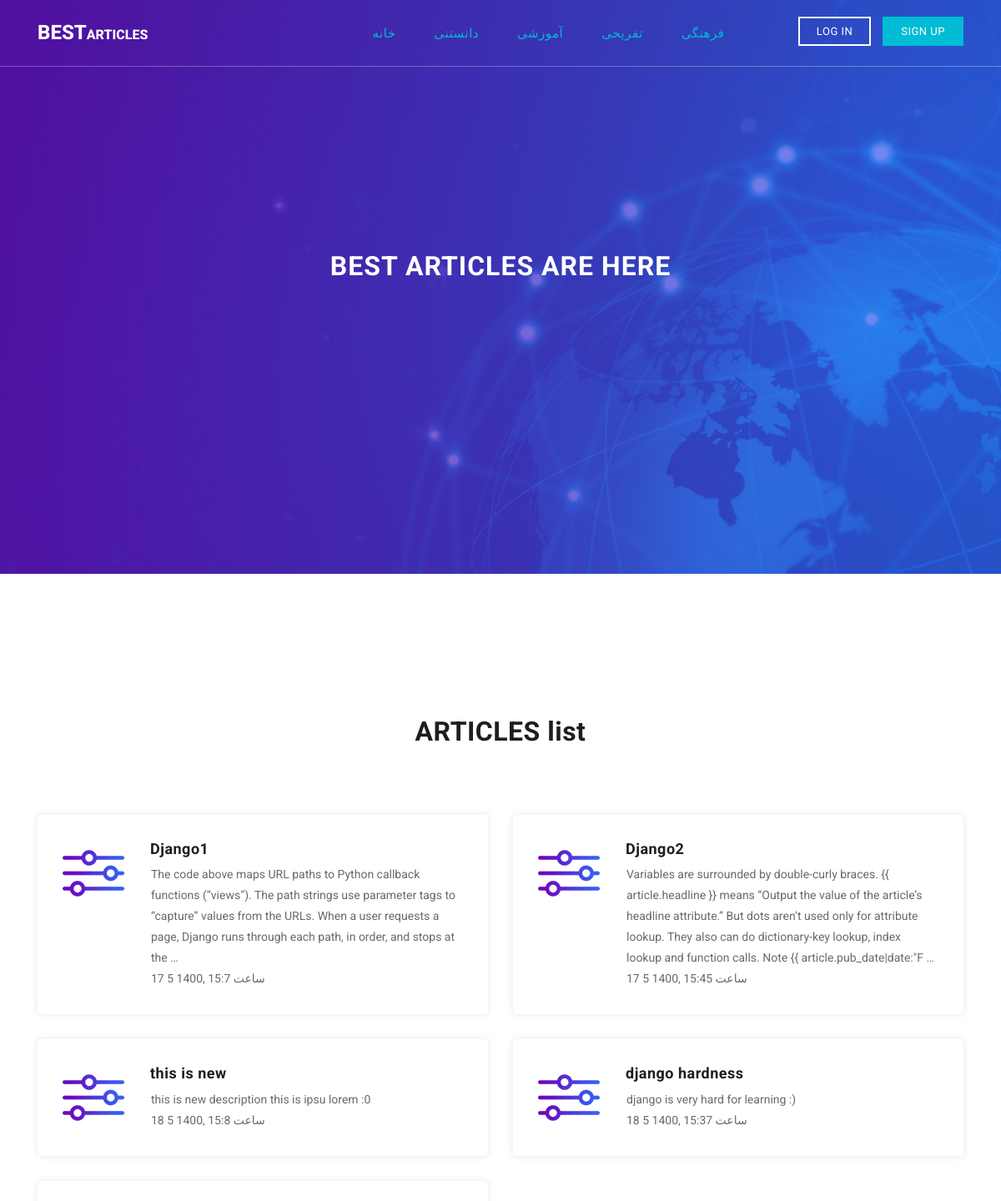
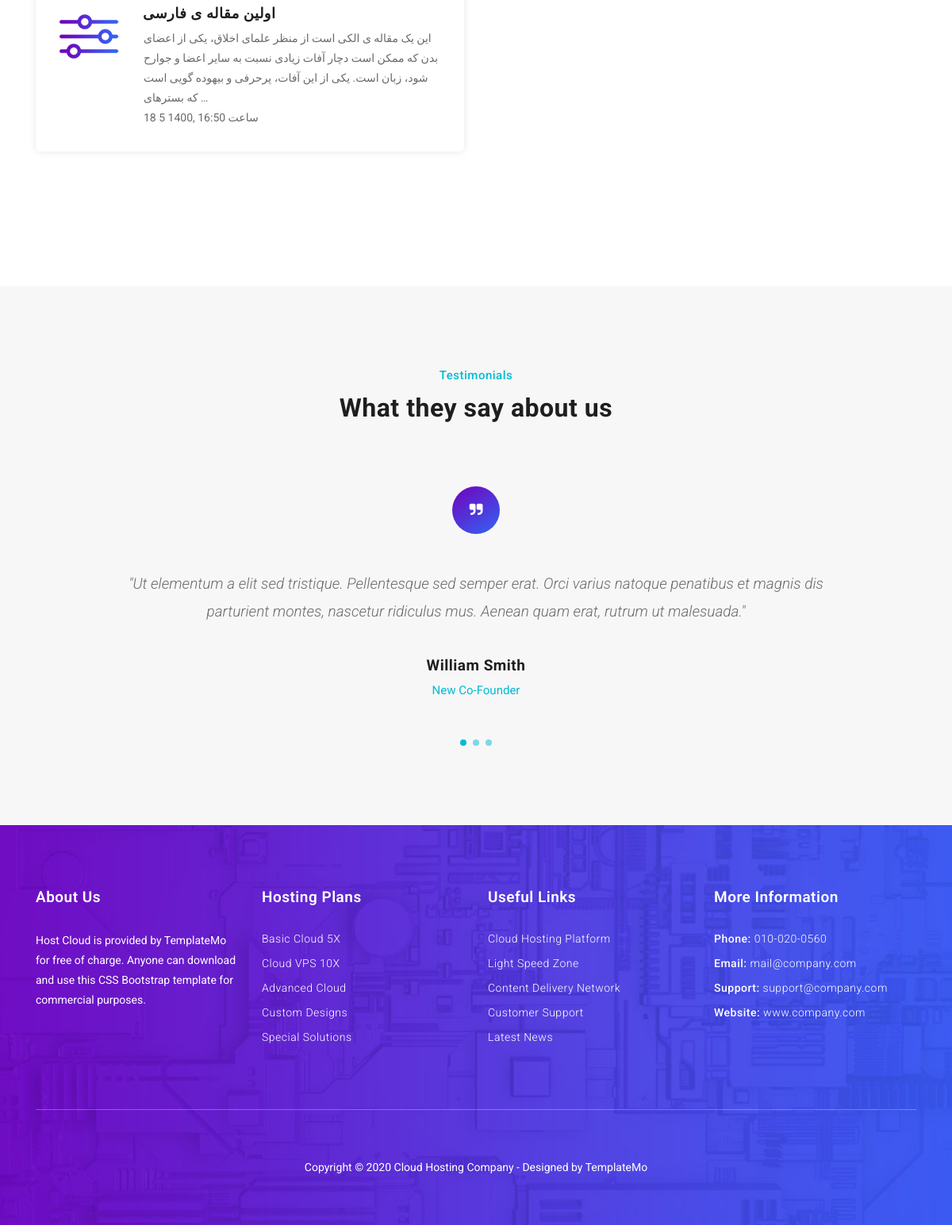
The page / on the database its author committed (2 pictures, top to bottom).
### blog/models.py (models this page shows, shortened)
class Category(models.Model):
    title = models.CharField(max_length=30, verbose_name='عنوان')
    slug = models.SlugField(max_length=100, unique=True, verbose_name='شناسه')
    status = models.BooleanField(default=True, verbose_name='آیا نمایش داده شود؟')
    position = models.IntegerField(verbose_name='مکان/اولویت')
    class Meta:
        verbose_name = "دسته بندی"
        verbose_name_plural = "دسته بندی ها"
        ordering = ['position']

class Article(models.Model):
    STATUS_CHOICES = (
        ('d', 'Draft'),
        ('p', 'Published'),
    )
    title = models.CharField(max_length=30, verbose_name='عنوان')
    slug = models.SlugField(max_length=100, unique=True, verbose_name='شناسه')
    category = models.ManyToManyField(Category, verbose_name='دسته بندی')
    description = models.TextField(verbose_name='توضیحات')
    thumbnail = models.ImageField(upload_to="images", verbose_name='تصویر')
    published = models.DateTimeField(default=timezone.now, verbose_name='زمان انتشار')
    created = models.DateTimeField(auto_now_add=True)
    updated = models.DateTimeField(auto_now=True)
    status = models.CharField(max_length=1, choices=STATUS_CHOICES)
    class Meta:
        verbose_name = "مقاله"
        verbose_name_plural = "مقاله ها"
    def j_published(self):
        return jalali_convertor(self.published)

### blog/views.py (the view)
# urls.py: path('', home, name="home"),
def home(request):
    context = {
        "articles": Article.objects.filter(status='p').order_by('published'),
        "categories": Category.objects.filter(status=True) # there is no need for .order_by because ordered in class Meta
    }
    return render(request, "blog/home.html", context)

### extensions/jalaly.py (called while the page is built)
    def persian_tuple(self):
        return self.persian_year, self.persian_month, self.persian_day

### extensions/utils.py (called while the page is built)
def jalali_convertor(time):
    time = timezone.localtime(time)
    time_to_string = "{},{},{}".format(time.year, time.month, time.day)
    time_to_tuple = jalaly.Gregorian(time_to_string).persian_tuple()
    output = "{} {} {}, ساعت {}:{}".format(
        time_to_tuple[2],
        time_to_tuple[1],
        time_to_tuple[0],
        time.hour,
        time.minute,
    )
    return output

### blog/templates/blog/home.html (shortened to what this page needs)
{% extends 'blog/base.html' %}
{% load static %}
  {% block content %}
    <div class="banner">
      <div class="container">
        <div class="row">
          <div class="col-md-8 offset-md-2">
            <div class="header-text caption">
              <h2>Best Articles Are Here</h2>
            </div>
          </div>
        </div>
      </div>
    </div>
    <div class="features-section">
      <div class="container">
        <div class="row">
          <div class="col-md-12">
            <div class="section-heading">
              <h2>ARTICLES list</h2>
            </div>
          </div>
          {% for article in articles %}
            <div class="col-md-6">
              <div class="feature-item">
                <div class="icon">
                  <img src="{% static 'blog/assets/images/feature-01.png'%}" alt="">
                </div>
                <a href="{% url 'blog:detail' article.slug %}"><h4>{{article.title}}</h4></a>
                <p>{{article.description|truncatewords:40}}</p>
                <p>{{article.j_published}}</p>
              </div>
            </div>
          {% endfor %}
        </div>
      </div>
    </div>
    <div class="testimonials-section">
      <div class="container">
        <div class="row">
          <div class="col-md-12">
            <div class="section-heading">
              <span>Testimonials</span>
              <h2>What they say about us</h2>
            </div>
          </div>
          <div class="col-md-10 offset-md-1">
            <div class="owl-testimonials owl-carousel">
              <div class="testimonial-item">
                <div class="icon">
                  <i class="fa fa-quote-right"></i>
                </div>
                <p>"Ut elementum a elit sed tristique. Pellentesque sed semper erat. Orci varius natoque penatibus et magnis dis parturient montes, nascetur ridiculus mus. Aenean quam erat, rutrum ut malesuada."</p>
                <h4>William Smith</h4>
                <span>New Co-Founder</span>
              </div>
            </div>
          </div>
        </div>
      </div>
    </div>
  {% endblock content %}

### blog/templates/blog/base.html (shortened to what this page needs)
{% load static %}
<!DOCTYPE html>
<html lang="en">
  <head>
    <link href="{% static 'blog/vendor/bootstrap/css/bootstrap.min.css' %}" rel="stylesheet">
    <link rel="stylesheet" href="{% static 'blog/assets/css/fontawesome.css'%}">
    <link rel="stylesheet" href="{% static 'blog/assets/css/templatemo-host-cloud.css' %}">
    <link rel="stylesheet" href="{% static 'blog/assets/css/owl.css'%}">
  </head>
  <body>
    <header class="">
      <nav class="navbar navbar-expand-lg">
        <div class="container">
          <a class="navbar-brand" href="index.html"><h2>BEST<em>ARTICLES</em></h2></a>
          <div class="collapse navbar-collapse" id="navbarResponsive">
            <ul class="navbar-nav ml-auto">
              <li class="nav-item active">
                <a class="nav-link" href="{% url 'blog:home' %}">خانه
                </a>
              </li>
              {% for category in categories %}
                <li class="nav-item active">
                  <a class="nav-link" href="#">{{category.title}}
                  </a>
                </li>
              {% endfor %}
            </ul>
          </div>
          <div class="functional-buttons">
            <ul>
              <li><a href="#">Log in</a></li>
              <li><a href="#">Sign Up</a></li>
            </ul>
          </div>
        </div>
      </nav>
    </header>
    {% block content %}
    {% endblock content %}
    <footer>
      <div class="container">
        <div class="row">
          <div class="col-md-3 col-sm-6 col-xs-12">
            <div class="footer-item">
              <div class="footer-heading">
                <h2>About Us</h2>
              </div>
              <p>Host Cloud is provided by TemplateMo for free of charge. Anyone can download and use this CSS Bootstrap template for commercial purposes.</p>
            </div>
          </div>
          <div class="col-md-3 col-sm-6 col-xs-12">
            <div class="footer-item">
              <div class="footer-heading">
                <h2>Hosting Plans</h2>
              </div>
              <ul class="footer-list">
                <li><a href="#">Basic Cloud 5X</a></li>
                <li><a href="#">Cloud VPS 10X</a></li>
                <li><a href="#">Advanced Cloud</a></li>
                <li><a href="#">Custom Designs</a></li>
                <li><a href="#">Special Solutions</a></li>
              </ul>
            </div>
          </div>
          <div class="col-md-3 col-sm-6 col-xs-12">
            <div class="footer-item">
              <div class="footer-heading">
                <h2>Useful Links</h2>
              </div>
              <ul class="footer-list">
                <li><a href="#">Cloud Hosting Platform</a></li>
                <li><a href="#">Light Speed Zone</a></li>
                <li><a href="#">Content Delivery Network</a></li>
                <li><a href="#">Customer Support</a></li>
                <li><a href="#">Latest News</a></li>
              </ul>
            </div>
          </div>
          <div class="col-md-3 col-sm-6 col-xs-12">
            <div class="footer-item">
              <div class="footer-heading">
                <h2>More Information</h2>
              </div>
              <ul class="footer-list">
                <li>Phone: <a href="#">010-020-0560</a></li>
                <li>Email: <a href="#">mail@company.com</a></li>
                <li>Support: <a href="#">support@company.com</a></li>
                <li>Website: <a href="#">www.company.com</a></li>
              </ul>
            </div>
          </div>
          <div class="col-md-12">
            <div class="sub-footer">
              <p>Copyright &copy; 2020 Cloud Hosting Company
				- Designed by <a rel="nofollow" href="https://templatemo.com">TemplateMo</a></p>
            </div>
          </div>
        </div>
      </div>
    </footer>
  </body>
</html>

### rows shown on the page
Category: title "دانستنی"
Category: title "آموزشی"
Category: title "تفریحی"
Category: title "فرهنگی"
Article: title "Django1", description "The code above maps URL paths to Python callback functions (“views”). The path strings use parameter tags to “capture” values from the URLs. When a user requests a page, Django runs through each path, in order, and stops at the …", j_published "17 5 1400, ساعت 15:7"
Article: title "Django2", description "Variables are surrounded by double-curly braces. {{ article.headline }} means “Output the value of the article’s headline attribute.” But dots aren’t used only for attribute lookup. They also can do dictionary-key lookup, index lookup and function calls. Note {{ article.pub_date|date:\"F …", j_published "17 5 1400, ساعت 15:45"
Article: title "this is new", description "this is new description this is ipsu lorem :0", j_published "18 5 1400, ساعت 15:8"
Article: title "django hardness", description "django is very hard for learning :)", j_published "18 5 1400, ساعت 15:37"
Article: title "اولین مقاله ی فارسی", description "این یک مقاله ی الکی است از منظر علمای اخلاق، یکی از اعضای بدن که ممکن است دچار آفات زیادی نسبت به سایر اعضا و جوارح شود، زبان است. یکی از این آفات، پرحرفی و بیهوده گویی است که بسترهای …", j_published "18 5 1400, ساعت 16:50"
